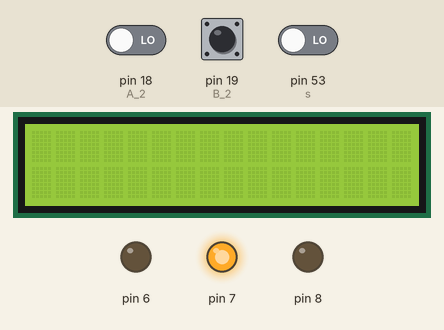
A sketch run on a simulated Arduino Mega 2560, built with avr-gcc and run on an emulated ATmega2560. Shown: 16×2 character LCD, output pins drawn as LEDs (lit = HIGH). The inputs (shaded band) are chosen by the test bench; at power-on: pin 53 (s) LOW, pin 18 (A_2) LOW, pin 19 (B_2) HIGH.

Above: at 1.2 s.
1.3 s: pin 53 (s) driven HIGH
At 1.45 s:
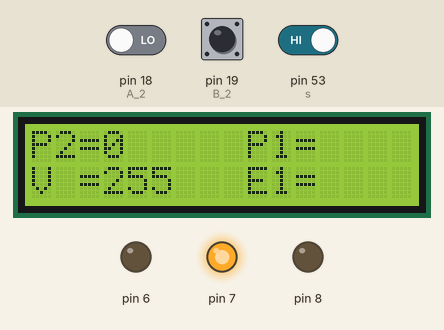
Timing chart, 0 to 4.3 s (numbered marks = the images above; inputs shaded):
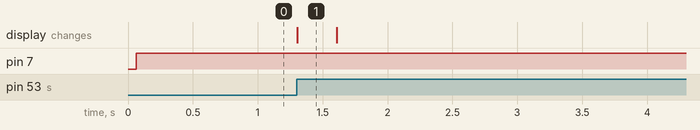

The sketch:

control_lib_lcd.pde
```cpp
/* Rotary Inverted Pendulum PID controller
  using PID library*/

#include <PID_v1.h>
#include <stdio.h>
#include <LiquidCrystal.h>
LiquidCrystal lcd(46, 47, 45, 44, 43, 42);
int A_2=18; /*encoder channel A*/
int B_2=19;/*encoder channel B*/
#define s 53/*switch (just to say to arduino
              that execute the program if switch is turned on)*/
volatile double count_2 = 0.0; /*variable to store encoder pulses*/
double Setpoint,Input,Output,theta;
PID Furuta(&Input,&Output,&Setpoint,8.0,0.0,0.0,DIRECT);

void setup()
{ Serial.begin (9600);
  /*channels A and B as inputs*/
  pinMode(A_2, INPUT);
  pinMode(B_2, INPUT);
  /*pins to H-bridge as outputs*/
  DDRH=DDRH|B00111000;//PH5=D PH4=B PH3=P
  TCCR4A|=(1<<COM4A1)|(1<<WGM40);
  TCCR4B|=(1<<CS41)|(1<<CS40);
 /*for the switch and LED*/
  pinMode(s,INPUT);
  /*to read encoder*/
  attachInterrupt(5, doA2, CHANGE);
  attachInterrupt(4, doB2, CHANGE);
  Furuta.SetMode(AUTOMATIC);
  Furuta.SetOutputLimits(-255.0,255.0);
  Furuta.SetSampleTime(1);
  Furuta.SetControllerDirection(DIRECT);
  Setpoint=180.0;
  lcd.begin(16,2);
 //Serial.println("START READING");
}
void loop()
{
  if(digitalRead(s)==HIGH)
    {
      theta=count_2*(360.0/10000.0);
      Input = theta ;
      Furuta.Compute();
    if(Input==Setpoint)
   {motorStop();
   }
  else if((Input<160.0)||(Input>200.0))
   {motorStop();
   }
  else if((Input>160.0)||(Input<Setpoint))
    {
      motor_CW();
      OCR4A=Output;
    }
   else if((Input>Setpoint)||(Input<200.0))
     {
       if(Output<0.0)
       {
         Output=Output*(-1);
         motor_CCW();
         OCR4A=Output;
       }
       motor_CCW();
       OCR4A=Output;
     }
      lcd_prints(); lcd.clear();
    /*serialData();*/ }
  else  {motorStop();}

}

void doA2(){
  // look for a low-to-high on channel A
  if (digitalRead(A_2) == HIGH) {
    // check channel B to see which way encoder is turning
    if (digitalRead(B_2) == LOW) {
      count_2 = count_2 + 1;         // CW
    }
    else {
      count_2 = count_2 - 1;         // CCW
    }
  }
  else   // must be a high-to-low edge on channel A
  {
    // check channel B to see which way encoder is turning
    if (digitalRead(B_2) == HIGH) {
      count_2 = count_2 + 1;          // CW
    }
    else {
      count_2 = count_2 - 1;          // CCW
    }
  }

}
void doB2(){
  // look for a low-to-high on channel B
  if (digitalRead(B_2) == HIGH) {
   // check channel A to see which way encoder is turning
    if (digitalRead(A_2) == HIGH) {
      count_2 = count_2 + 1;         // CW
    }
    else {
      count_2 = count_2 - 1;         // CCW
    }
  }
  // Look for a high-to-low on channel B
  else {
    // check channel B to see which way encoder is turning
    if (digitalRead(A_2) == LOW) {
      count_2 = count_2 + 1;          // CW
    }
    else {
      count_2 = count_2 - 1;          // CCW
    }
  }
}
void motor_CCW()
{
	PORTH=B00101000;
}
void motor_CW()
{
	PORTH=B00001000;
}
void motorStop()
{
	PORTH=B00010000;
}
/*void serialData()
{
  Serial.print(" Input = ");
  Serial.print(Input);
  Serial.print(", Output=");
  Serial.print(Output);
  Serial.println();
}*/
void lcd_prints()
{
  lcd.setCursor(0,0);
  lcd.print("P2=");
  lcd.setCursor(0,1);
  lcd.print("V =");
  lcd.setCursor(9,0);
  lcd.print("P1=");
  lcd.setCursor(9,1);
  lcd.print("E1=");
  lcd.setCursor(3, 0);
  lcd.print(int(Input));
  lcd.setCursor(3,1);
  lcd.print(int(Output));
  delay(10);
}
```

Measured:
- after the input at 1.3 s, the display: changes at once (image 1)
